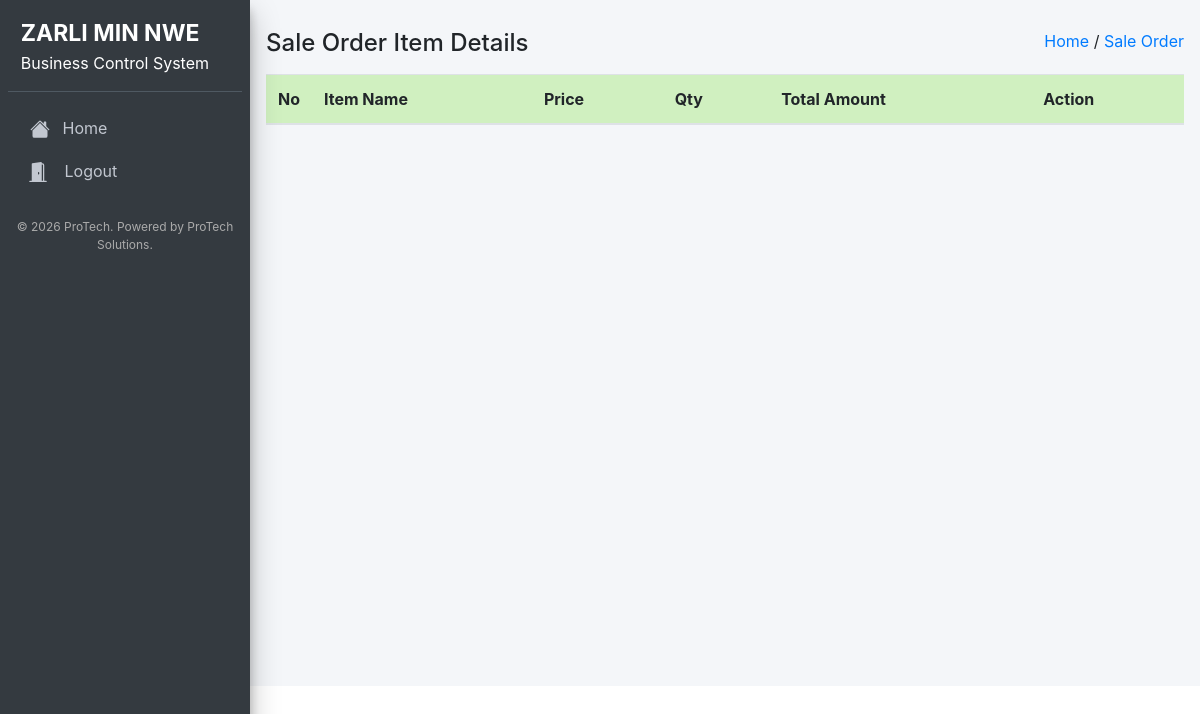
Page /sale_order_detail.php?order_no=PO-258300 (signed in) on the earlier database version.
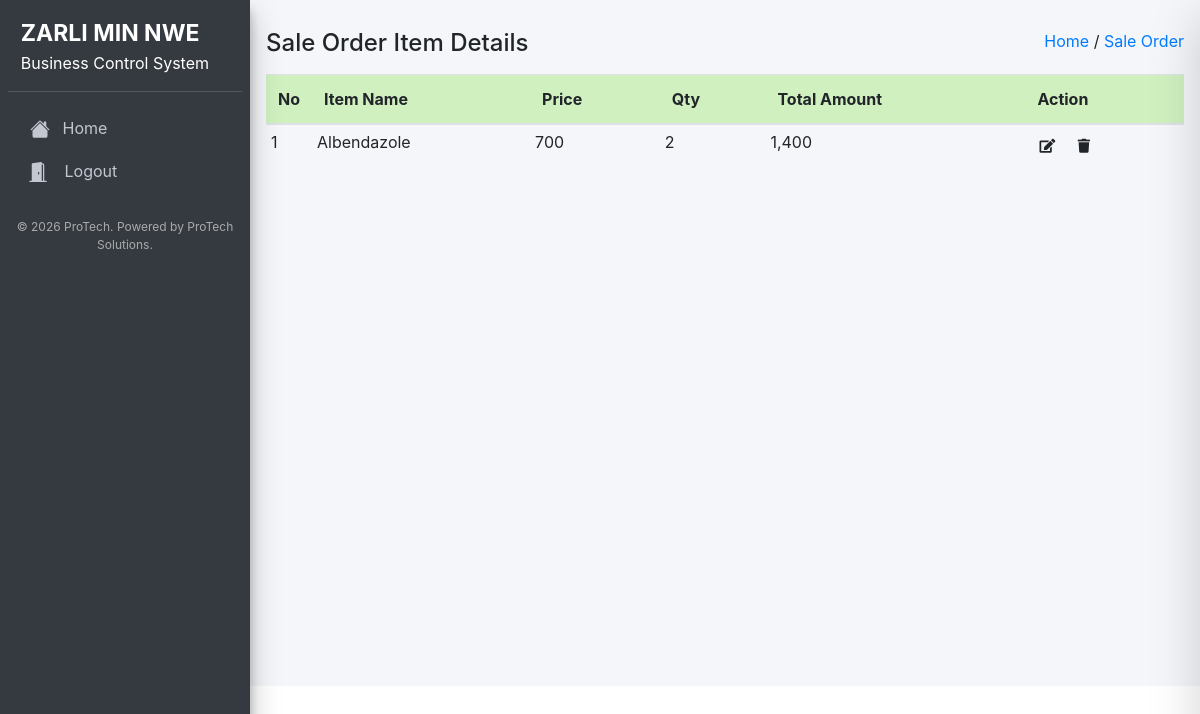
Same page on the later database version.
### tables this page shows
CREATE TABLE `sale_order_items` (
  `id` int(11) NOT NULL,
  `item_id` varchar(100) NOT NULL,
  `price` int(11) NOT NULL,
  `qty` int(11) NOT NULL,
  `amount` int(11) NOT NULL,
  `order_no` varchar(100) NOT NULL,
  `sale_orderid` int(11) NOT NULL
);

CREATE TABLE `item` (
  `id` int(11) NOT NULL,
  `item_id` varchar(255) NOT NULL,
  `item_name` varchar(255) NOT NULL,
  `categories_id` varchar(255) NOT NULL,
  `original_price` int(11) NOT NULL,
  `selling_price` int(11) NOT NULL,
  `reorder_level` int(11) NOT NULL,
  `item_image` varchar(255) DEFAULT NULL,
  `expiry_date` date DEFAULT NULL,
  `location` varchar(255) DEFAULT NULL
);

### sale_order_detail.php (the view, shortened to what this page needs)
<?php
require '../Config/config.php';
include 'header.php';
  $order_no = $_GET['order_no'];
  $Sale_order_itemstmt = $pdo->prepare("SELECT * FROM sale_order_items WHERE order_no='$order_no' ORDER BY id DESC");
  $Sale_order_itemstmt->execute();
  $Sale_order_itemdatas = $Sale_order_itemstmt->fetchAll();
?>
  <div class="col-md-12 mt-4 px-3 pt-1">
    <div class="d-flex justify-content-between">
      <h4 class="mb-3">Sale Order Item Details</h4>
      <div>
        <a href="index.php">
          Home
        </a>
        /
        <a href="sale_order.php">
          Sale Order
        </a>
      </div>
    </div>
    <div>
      <table class="table table-hover">
        <thead class="custom-thead">
          <tr>
            <th style="width: 10px">No</th>
            <th>Item Name</th>
            <th>Price</th>
            <th>Qty</th>
            <th>Total Amount</th>
            <th>Action</th>
          </tr>
        </thead>
        <tbody>
          <?php
            if ($Sale_order_itemdatas) {
              $idd = 1;
              foreach ($Sale_order_itemdatas as $value) {
                $item_id = $value['item_id'];
                $itemIdstmt = $pdo->prepare("SELECT * FROM item WHERE item_id='$item_id'");
                $itemIdstmt->execute();
                $itemIdResult = $itemIdstmt->fetch(PDO::FETCH_ASSOC);
          ?>
          <tr>
            <td><?php echo $idd; ?></td>
            <td><?php echo $itemIdResult['item_name']; ?></td>
            <td><?php echo number_format($value['price']); ?></td>
            <td><?php echo $value['qty']; ?></td>
            <td><?php echo number_format($value['amount']); ?></td>
            <td>
              <button
                  class="btn btn-sm"
                  onclick="openDrawer(<?php echo $value['id']; ?>)">
                <i class="fas fa-edit"></i>
              </button>
              <a href="delete.php?table_name=sale_order_item&id=<?php echo $value['id'];?>&order_no=<?php echo $order_no; ?>" class="btn btn-sm delete-order-item">
                                          <i class="fas fa-trash"></i>
              </a>
            </td>
          </tr>
          <?php
            $idd++;
              }
            }
          ?>
        </tbody>
      </table>
    </div>
  </div>

Differences in the rows shown:
added sale_order_items: item.item_name "Albendazole", price "700", qty "2", amount "1,400"
